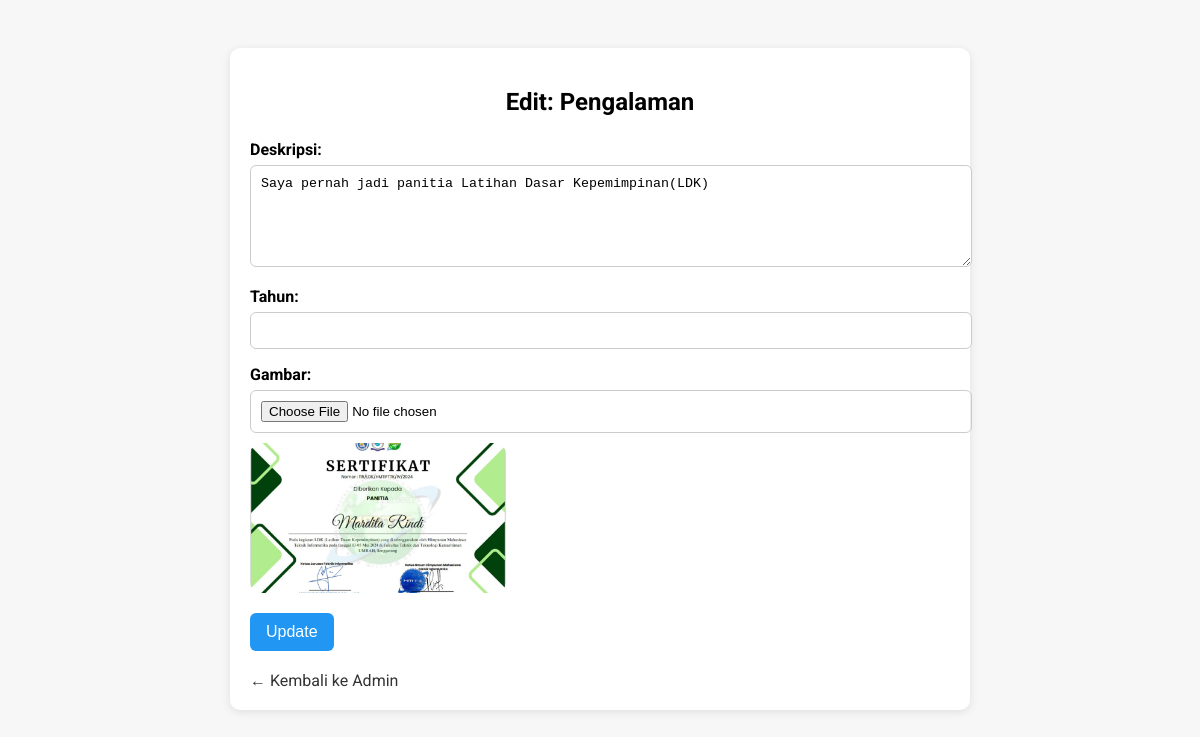
The app's page /edit.php?tabel=pengalaman&id=8 (signed in) with its own data.
### tables this page shows
CREATE TABLE `pengalaman` (
  `id` int(11) NOT NULL,
  `deskripsi` text DEFAULT NULL,
  `tahun` year(4) DEFAULT NULL,
  `gambar` varchar(255) DEFAULT NULL
);

### edit.php (the view, shortened to what this page needs)
<?php
include 'koneksi.php';
$tabel = $_GET['tabel'] ?? '';
$id = intval($_GET['id'] ?? 0);
$query = mysqli_query($conn, "SELECT * FROM $tabel WHERE id=$id");
$data = mysqli_fetch_assoc($query);
?>
<!DOCTYPE html>
<html>
<head>
</head>
<body>
  <div class="form-container">
    <h2>Edit: <?= ucwords(str_replace('_', ' ', $tabel)) ?></h2>
    <form method="POST" enctype="multipart/form-data">
      <?php foreach ($data as $key => $val): ?>
        <?php if ($key === 'id') continue; ?>
        <label><?= ucwords(str_replace('_', ' ', $key)) ?>:</label>
        <?php if ($key === 'gambar'): ?>
          <input type="file" name="gambar" accept="image/*">
          <?php if (!empty($val)): ?>
            <img src="upload/<?= $val ?>" class="preview">
          <?php endif; ?>
        <?php elseif (strlen($val) > 100 || str_contains($key, 'deskripsi') || str_contains($key, 'konten')): ?>
          <textarea name="<?= $key ?>"><?= htmlspecialchars($val) ?></textarea>
        <?php else: ?>
          <input type="text" name="<?= $key ?>" value="<?= htmlspecialchars($val) ?>">
        <?php endif; ?>
      <?php endforeach; ?>
      <button type="submit">Update</button>
    </form>
    <a href="admin.php" class="back-link">← Kembali ke Admin</a>
  </div>
</body>
</html>

### edit.php (style rules this page uses)
body { font-family: 'Roboto', sans-serif; background-color: #f7f7f7; padding: 40px; }
.form-container { max-width: 700px; margin: auto; background: white; padding: 20px; border-radius: 10px; box-shadow: 0 2px 10px rgba(0,0,0,0.1); }
h2 { text-align: center; margin-bottom: 24px; }
label { display: block; margin-top: 16px; font-weight: bold; }
input[type="text"], textarea, input[type="file"] { width: 100%; padding: 10px; margin-top: 6px; border: 1px solid #ccc; border-radius: 6px; }
textarea { resize: vertical; min-height: 80px; }
img.preview { margin-top: 10px; max-height: 150px; display: block; }
button { margin-top: 20px; background-color: #2196F3; color: white; padding: 10px 16px; border: none; border-radius: 6px; cursor: pointer; font-size: 16px; }
a.back-link { display: inline-block; margin-top: 20px; text-decoration: none; color: #333; }

### records on screen
pengalaman: deskripsi "Saya pernah jadi panitia Latihan Dasar Kepemimpinan(LDK)", gambar (picture)

### other values on screen
str_replace('_', ' ', $tabel) "Pengalaman"
str_replace('_', ' ', $key) "Deskripsi"
str_replace('_', ' ', $key) "Tahun"
str_replace('_', ' ', $key) "Gambar"
